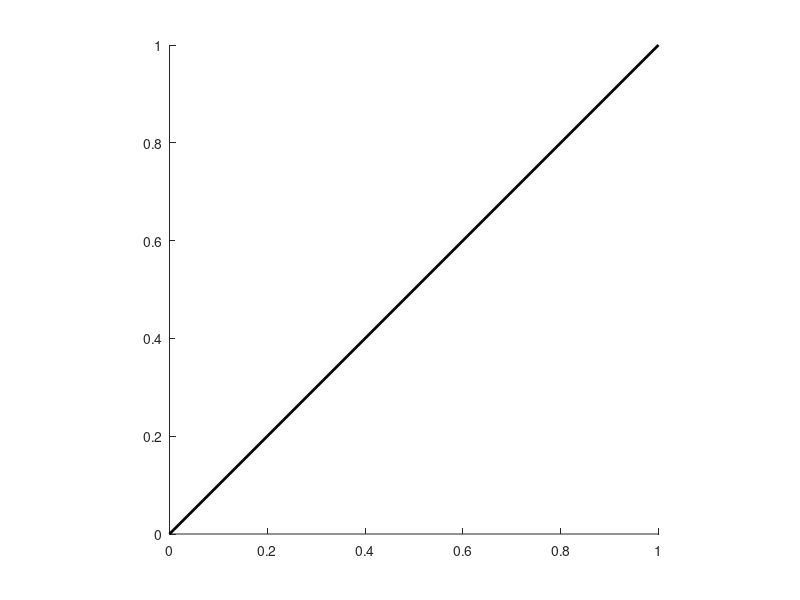

Recreate this plot in MATLAB.
function PlotIdLine(Colour)
%
% PlotIdLine(Colour)
%
% Plots an identity line onto a plot. 
% It automatically turns hold on & makes axis square.
% Colour defines the colour (defaults to black).

if nargin < 1
    Colour = 'k';
end

hold on
axis square
x = xlim;
y = ylim;
a = [min([x y]) max([x y])];
line(a, a, 'color', Colour, 'linewidth', 2);
